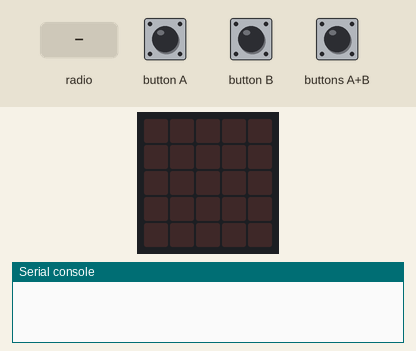
Recording of a program running on a simulated BBC micro:bit (MakeCode). On the bench: the board's 5×5 LED display, the last lines printed to the serial console. Inputs (shaded band) come from the test bench. No radio messages arrive unless stated (any console line starting 'radio sent:' is added by the test bench).

Above: at 1.2 s.
1.3 s: button A pressed for 0.15 s
At 2.2 s:
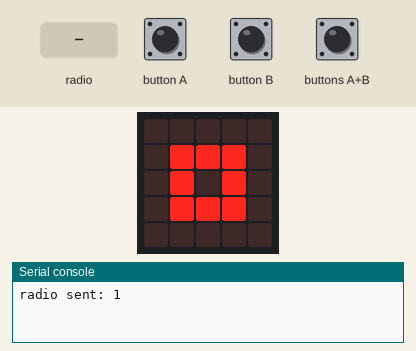
2.9 s: button B pressed for 0.15 s
At 3.4 s:
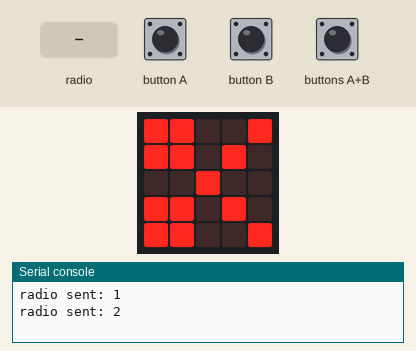
4.5 s: buttons A+B pressed for 0.15 s
At 5.8 s:
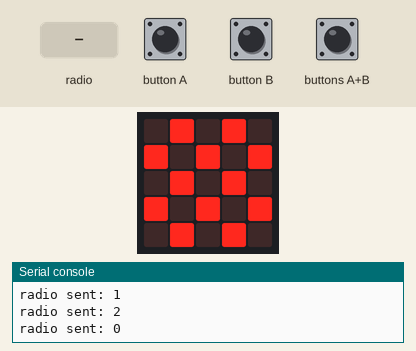
6.1 s: radio message "2" arrives
At 7.3 s:
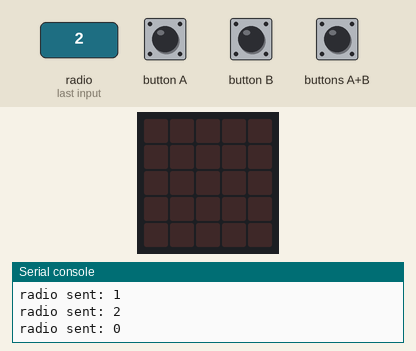
7.6 s: buttons A+B pressed for 1 s
At 9.4 s:
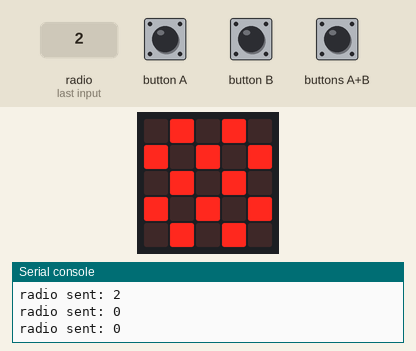
10.1 s: radio message "1" arrives
At 10.5 s:
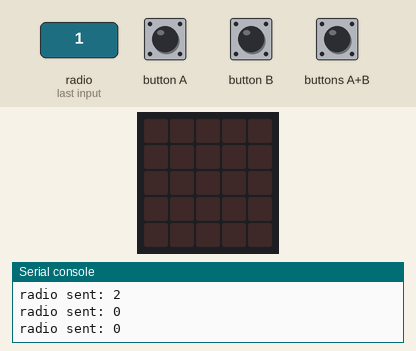
Timing chart, 0 to 12.6 s (numbered marks = the images above; inputs shaded):
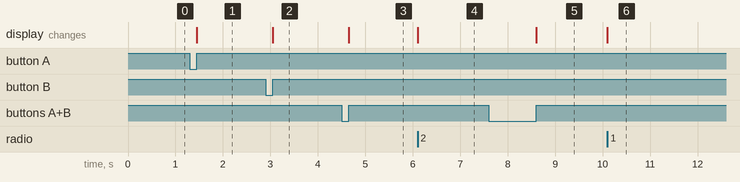

The program:

main.ts
```typescript
radio.onReceivedNumber(function (receivedNumber) {
    basic.clearScreen()
    if (input.buttonIsPressed(Button.A)) {
        if (receivedNumber == 2) {
            basic.showString("GANASTES")
        } else if (receivedNumber == 1) {
            basic.showString("EMPATASTES")
        } else {
            basic.showString("PERDISTES")
        }
    }
    if (input.buttonIsPressed(Button.B)) {
        if (receivedNumber == 0) {
            basic.showString("GANASTES")
        } else if (receivedNumber == 2) {
            basic.showString("EMPATASTES")
        } else {
            basic.showString("PERDISTES")
        }
    }
    if (input.buttonIsPressed(Button.AB)) {
        if (receivedNumber == 1) {
            basic.showString("GANASTES")
        } else if (receivedNumber == 0) {
            basic.showString("EMPATASTES")
        } else {
            basic.showString("PERDISTES")
        }
    }
})
input.onButtonPressed(Button.A, function () {
    radio.sendNumber(1)
    basic.showIcon(IconNames.SmallSquare)
})
input.onButtonPressed(Button.AB, function () {
    radio.sendNumber(0)
    basic.showIcon(IconNames.Chessboard)
})
input.onButtonPressed(Button.B, function () {
    radio.sendNumber(2)
    basic.showIcon(IconNames.Scissors)
})
radio.setGroup(11)
```

test.ts
```typescript
// aquí va el archivo "tests"; esto no se compilará cuando este paquete se utilice como una extensión.
```

Measured:
- after the input at 1.3 s, the display: changes after 0.15 s (image 1)
- after the input at 2.9 s, the display: changes after 0.15 s (image 2)
- after the input at 4.5 s, the display: changes after 0.15 s (image 3)
- after the input at 6.1 s, the display: changes at once (image 4)
- after the input at 7.6 s, the display: changes after 1.0 s (image 5)
- after the input at 10.1 s, the display: changes at once (image 6)
